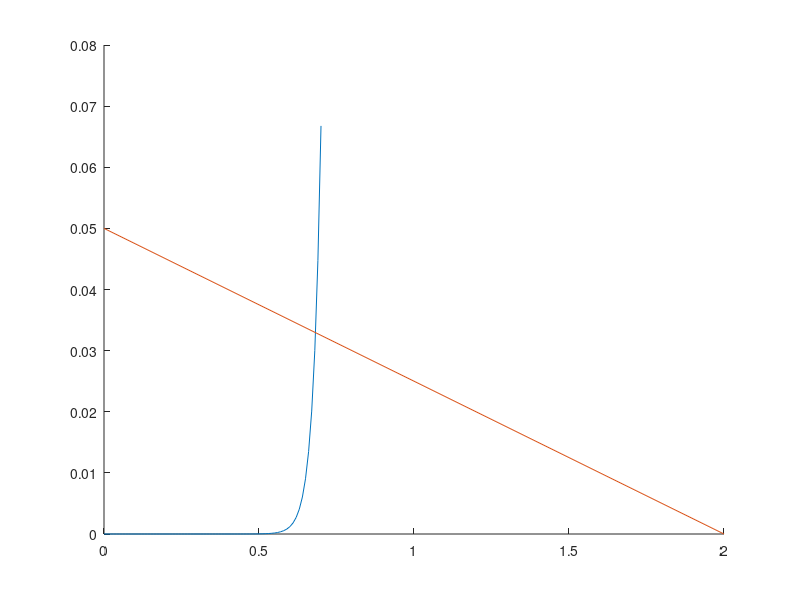

This figure's MATLAB source:
#
clf
format long
hold on

Io=4.6165*10^(-14)
id=@(vd) Io.*e.^(vd./0.025);

vd=0:0.01:0.7;
plot(vd,id(vd))
plot([2,0],[0,2/40])

grid off

%axis off
